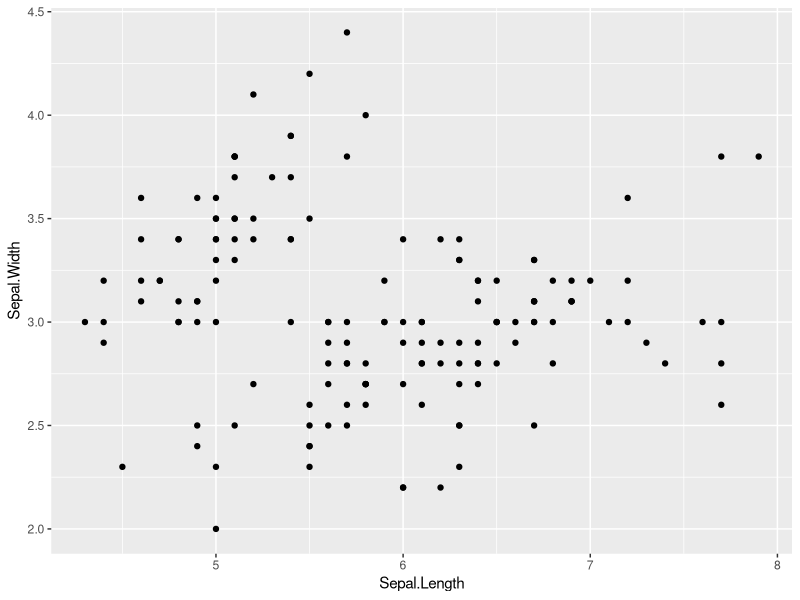
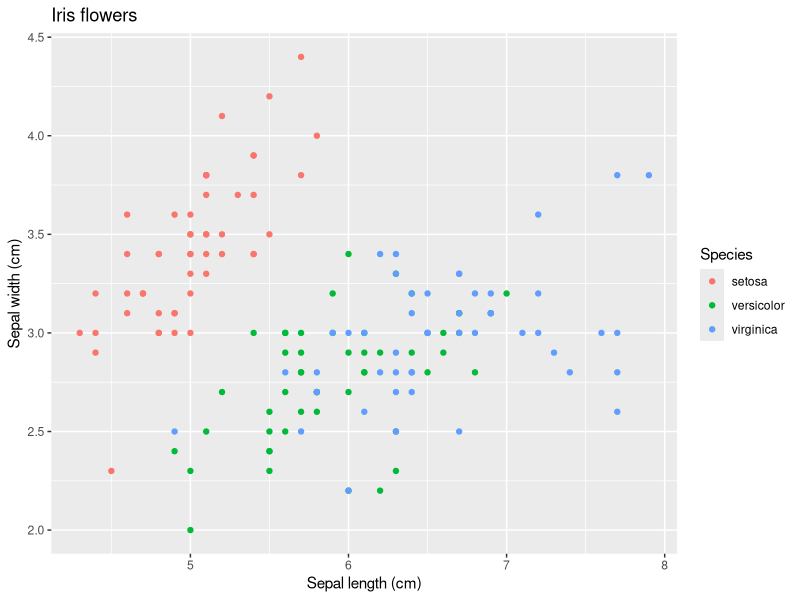
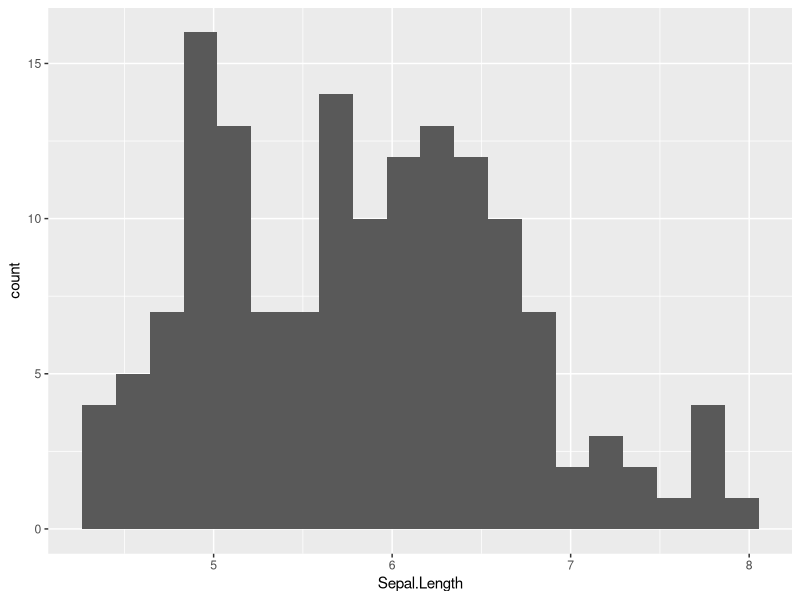
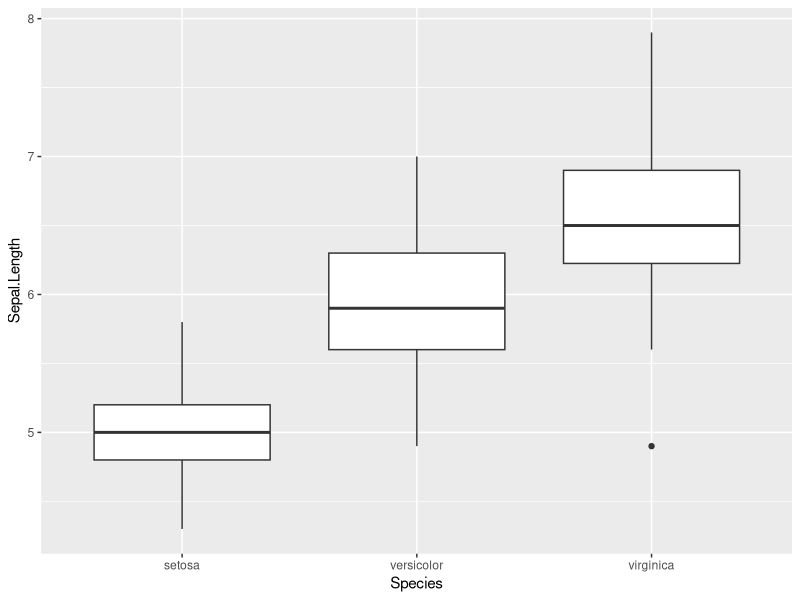
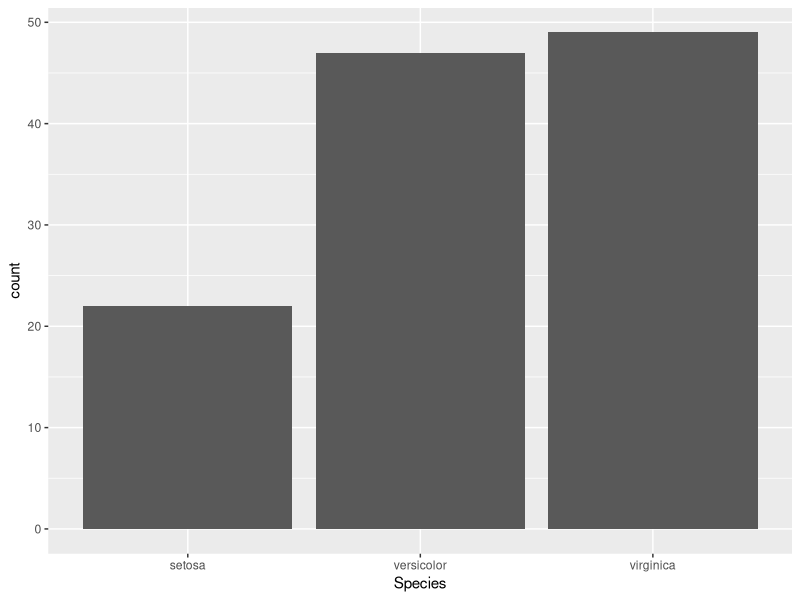

Source code (R) for these figures, in order:
## ---- chunk 1
knitr::opts_chunk$set(echo = TRUE)
## ---- chunk 2
#First, we build the matrix 
m <- rnorm(30)   # generate 30 random numbers for the matrix
Mat <- matrix(data = m, nrow = 6)
Mat

#Next, we want to determine the minimum value of each row: 
apply(Mat, 1, min)
## ---- chunk 3
x <- c(1:5)
sapply(x, sqrt)
## ---- chunk 4
# sapply()
z <- c(1:5)
sapply(z, function(x) {x*2}) 

# apply()
Mat 
apply(Mat, 1, function(x) {sum(x*2)}) #the operation is performed on every row of "Mat"; every element is multiplied by two and the sum of the row is calculated
## ---- chunk 5
List1 <- list(color = c("blue", "red"), size = 5, state = c(TRUE, FALSE, TRUE, TRUE))

sapply(List1, length)
## ---- chunk 6
lapply(List1, length)
## ---- chunk 7
x <- c("a", "b", "c")

for (i in x) {
  print(i)
}

#or 
for (i in 1:4) {
  print(i*3)
}
## ---- chunk 8
a <- 5
b <- 10

if (a < b) {
  print("a is smaller than b")
}
## ---- chunk 9
a <- 10
b <- 10

if (a < b) {
  print("a is smaller than b")
} else if (a == b) {
  print("a is equal to b")
}
## ---- chunk 10
a <- 10
b <- 5

if (a < b) {
  print("a is smaller than b")
} else if (a == b) {
  print("a is equal to b")
} else {
  print("a is greater than b")
}

## ---- chunk 11
a <- 5
b <- 10

ifelse(a < b, "a is smaller than b", "a is greater or equal to b")
## ---- chunk 12
a <- c(3, 5, 10, 4, 2, 6, 7, 2)

which(a < 5) # returns the positions of the elements smaller than 5

# To get the values of these elements instead of their position, we can do the following:
a[which(a < 5)]
## ---- chunk 13
x <- c("a", "h", "f", "b", "d") 
y <- c("a", "b", "c", "d")

x %in% y
## ---- chunk 14
which(x %in% y) #to get the position of elements of x that are in y

x[which(x %in% y)] #to get the values of x that are in y 
## ---- chunk 15
library(dplyr)
library(ggplot2)
## ---- chunk 16
head(iris)
## ---- chunk 17
# filter(): choose ROWS with a condition
filter(iris, Species == "setosa")
filter(iris, Sepal.Length > 7)

# select(): choose COLUMNS by name
head(select(iris, Species, Sepal.Length))
head(select(iris, -Species))     # the minus sign removes a column

# mutate(): create a NEW column
iris2 <- mutate(iris, Sepal.Ratio = Sepal.Length / Sepal.Width)
head(iris2)

# arrange(): sort the rows
head(arrange(iris, Sepal.Length))           # smallest first
head(arrange(iris, desc(Sepal.Length)))     # largest first
## ---- chunk 18
iris.groups <- group_by(iris, Species)
summarise(iris.groups, mean.length = mean(Sepal.Length), n = n())
## ---- chunk 19
ggplot(iris, aes(x = Sepal.Length, y = Sepal.Width)) +
  geom_point()
## ---- chunk 20
ggplot(iris, aes(x = Sepal.Length, y = Sepal.Width, color = Species)) +
  geom_point() +
  labs(title = "Iris flowers", x = "Sepal length (cm)", y = "Sepal width (cm)")
## ---- chunk 21
# histogram of ONE variable
ggplot(iris, aes(x = Sepal.Length)) +
  geom_histogram(bins = 20)

# boxplots: one box per group
ggplot(iris, aes(x = Species, y = Sepal.Length)) +
  geom_boxplot()
## ---- chunk 22
iris.long <- filter(iris, Sepal.Length > 5)
ggplot(iris.long, aes(x = Species)) +
  geom_bar()
## ---- chunk 23
M <- matrix(rnorm(20), nrow = 5) #built a matrix containing 20 random numbers 
## ---- chunk 24
# SOLUTION

## ---- chunk 25
# SOLUTION

## ---- chunk 26
y <- c(1, 3, -5, 4, -10)
## ---- chunk 27
#SOLUTION
